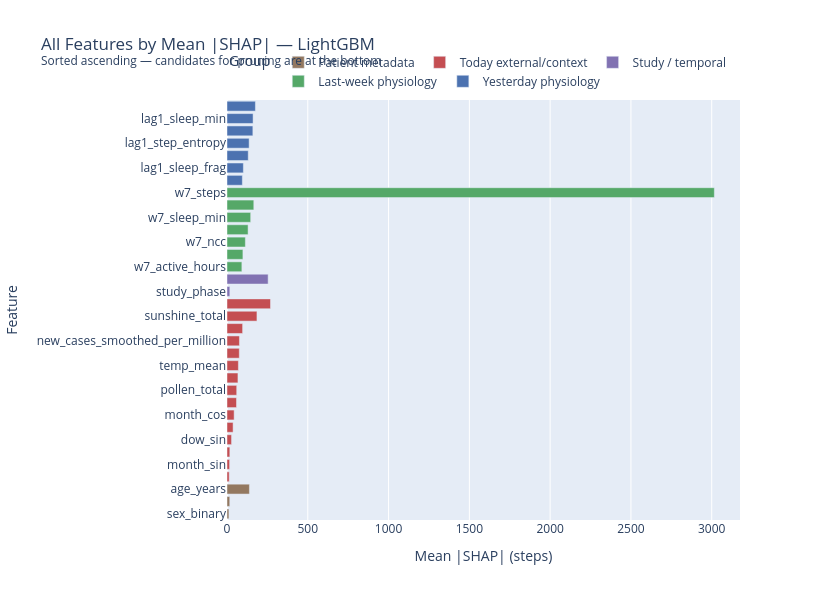

The code cell stored with this chart in its notebook:
### Code cell
# ── All features ranked by mean |SHAP| — ascending (least → most important) ───
feat_to_group = {f: g for g, fs in GROUPS.items() for f in fs}

ranked = feat_shap.copy().sort_values('mean_abs_shap', ascending=True).reset_index(drop=True)
ranked['group'] = ranked['feature'].map(feat_to_group).fillna('Other')

GROUP_COLORS = {
    'Yesterday physiology':   '#4C72B0',
    'Last-week physiology':   '#55A868',
    'Today external/context': '#C44E52',
    'Study / temporal':       '#8172B2',
    'Patient metadata':       '#937860',
}

fig = px.bar(
    ranked,
    x='mean_abs_shap', y='feature', orientation='h',
    color='group',
    color_discrete_map=GROUP_COLORS,
    title=f'All Features by Mean |SHAP| — {winner}<br>'
          '<sup>Sorted ascending — candidates for pruning are at the bottom</sup>',
    labels={'mean_abs_shap': 'Mean |SHAP| (steps)', 'feature': 'Feature', 'group': 'Group'},
    height=max(600, len(ranked) * 17),
    width=820,
)
fig.update_layout(legend=dict(orientation='h', yanchor='bottom', y=1.01))
fig.show()

print(f'\nAll features (ascending |SHAP|):')
print(ranked[['feature', 'group', 'mean_abs_shap']].to_string(index=False))

### Figure 1 — Plotly figure (JSON) as saved in the notebook; plotly's stock layout.template omitted (floating-point values rounded to 4 significant figures)
{"data": [{"hovertemplate": "Group=Patient metadata<br>Mean |SHAP| (steps)=%{x}<br>Feature=%{y}<extra></extra>", "legendgroup": "Patient metadata", "marker": {"color": "#937860", "pattern": {"shape": ""}}, "name": "Patient metadata", "orientation": "h", "showlegend": true, "textposition": "auto", "type": "bar", "x": [11.9, 17.03, 138.7], "xaxis": "x", "y": ["sex_binary", "disease_type_ord", "age_years"], "yaxis": "y"}, {"hovertemplate": "Group=Today external/context<br>Mean |SHAP| (steps)=%{x}<br>Feature=%{y}<extra></extra>", "legendgroup": "Today external/context", "marker": {"color": "#C44E52", "pattern": {"shape": ""}}, "name": "Today external/context", "orientation": "h", "showlegend": true, "textposition": "auto", "type": "bar", "x": [13.62, 16.09, 17.47, 28.16, 37.69, 44.21, 58.87, 60.09, 67.75, 70.52, 76.09, 76.99, 96.59, 185.3, 269.3], "xaxis": "x", "y": ["stringency_index", "month_sin", "positive_rate", "dow_sin", "dow_cos", "month_cos", "precip_total", "pollen_total", "temp_max", "temp_mean", "pm25_mean", "new_cases_smoothed_per_million", "humidity_mean", "sunshine_total", "day_type_binary"], "yaxis": "y"}, {"hovertemplate": "Group=Study / temporal<br>Mean |SHAP| (steps)=%{x}<br>Feature=%{y}<extra></extra>", "legendgroup": "Study / temporal", "marker": {"color": "#8172B2", "pattern": {"shape": ""}}, "name": "Study / temporal", "orientation": "h", "showlegend": true, "textposition": "auto", "type": "bar", "x": [17.44, 254.6], "xaxis": "x", "y": ["study_phase", "relative_day"], "yaxis": "y"}, {"hovertemplate": "Group=Last-week physiology<br>Mean |SHAP| (steps)=%{x}<br>Feature=%{y}<extra></extra>", "legendgroup": "Last-week physiology", "marker": {"color": "#55A868", "pattern": {"shape": ""}}, "name": "Last-week physiology", "orientation": "h", "showlegend": true, "textposition": "auto", "type": "bar", "x": [92.01, 98.47, 113.7, 130.5, 146.6, 165.9, 3016.0], "xaxis": "x", "y": ["w7_active_hours", "w7_ncc_per_step", "w7_ncc", "w7_resting_hr", "w7_sleep_min", "w7_sleep_frag", "w7_steps"], "yaxis": "y"}, {"hovertemplate": "Group=Yesterday physiology<br>Mean |SHAP| (steps)=%{x}<br>Feature=%{y}<extra></extra>", "legendgroup": "Yesterday physiology", "marker": {"color": "#4C72B0", "pattern": {"shape": ""}}, "name": "Yesterday physiology", "orientation": "h", "showlegend": true, "textposition": "auto", "type": "bar", "x": [94.98, 101.3, 131.5, 137.0, 160.0, 161.4, 175.8], "xaxis": "x", "y": ["lag1_ncc", "lag1_sleep_frag", "lag1_resting_hr_var", "lag1_step_entropy", "lag1_hr_delta", "lag1_sleep_min", "lag1_ncc_per_step"], "yaxis": "y"}], "layout": {"barmode": "relative", "height": 600, "legend": {"orientation": "h", "title": {"text": "Group"}, "tracegroupgap": 0, "y": 1.01, "yanchor": "bottom"}, "title": {"text": "All Features by Mean |SHAP| — LightGBM<br><sup>Sorted ascending — candidates for pruning are at the bottom</sup>"}, "width": 820, "xaxis": {"anchor": "y", "domain": [0, 1], "title": {"text": "Mean |SHAP| (steps)"}}, "yaxis": {"anchor": "x", "domain": [0, 1], "title": {"text": "Feature"}}}}
